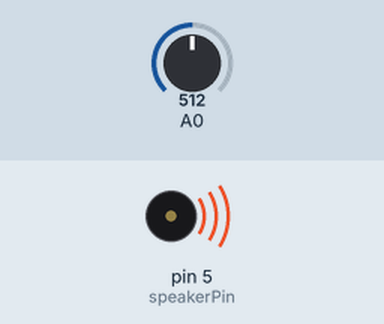
The sketch below on a simulated Arduino Uno, built with avr-gcc and run on an emulated ATmega328P. On the bench: buzzer (waves = sounding). Inputs (shaded band) come from the test bench; at power-on: A0 = 512.

Above: at 0.1 s.
Timing chart, 0 to 1.6 s (numbered marks = the images above):
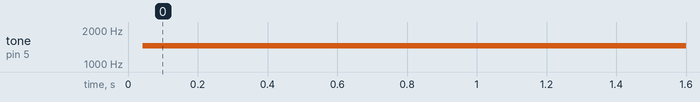

The sketch:

BeepChange.ino
```cpp
  /*
  Plays a tone on a speaker from A0 to C8
  (27.5 Hz to 4186). This is the range of notes
  on an 88-key keyboard.
  The tone is set by a reading on pin A0

  circuit:
       8-ohm speaker and 100-ohm resistor
     in series on pin 5
       potentiometer connected to pin A0

   created 22 Dec 2018
   by Tom Igoe
*/

const int speakerPin = 5;  // the pin number for the speaker

void setup() {
  // make the speaker pin an output:
  pinMode(speakerPin, OUTPUT);
}

void loop() {
  // read the potentiometer:
  int sensorValue = analogRead(A0);
  // map the potentiometer to a range
  // from A0 to C8 (27.5 Hz to 4186):
  float frequency = map(sensorValue, 0, 1023, 27.5, 4186);
  // set the period in microseconds:
  int period = (1 / frequency) * 1000000;

  // turn the speaker on:
  digitalWrite(speakerPin, HIGH);
  // delay half the period:
  delayMicroseconds(period / 2);
  // turn the speaker off:
  digitalWrite(speakerPin, LOW);
  // delay half the period:
  delayMicroseconds(period / 2);
}
```

Measured:
- by itself, tone on pin 5 (speakerPin): silent → 1445 Hz at 0.04 s
